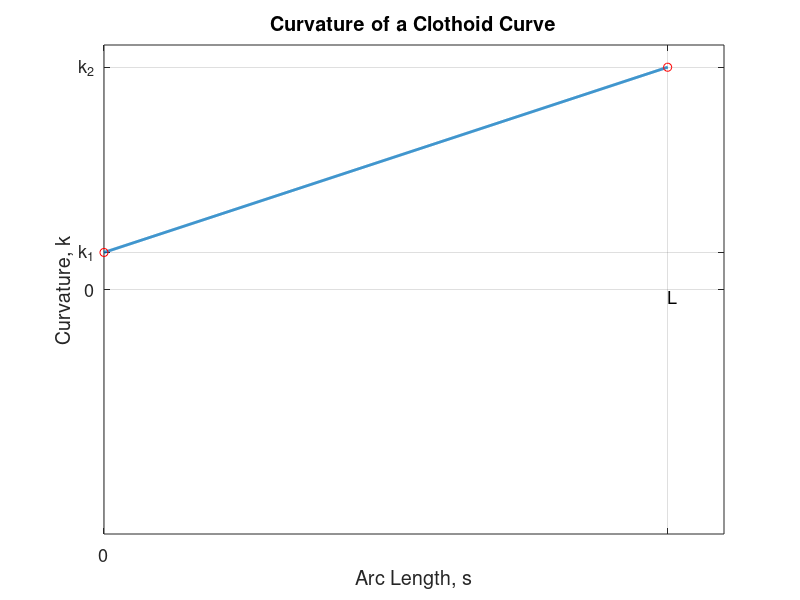

This chart was generated by the following MATLAB code:
% Parameters for the clothoid
a = 0.001;    % This constant determines the rate at which curvature changes
L = 50;     % Total arc length

% Generate arc length values from -L/2 to L/2
s = linspace(0, L, 1000);

k1 = 0.01;
% Calculate the curvature k(s) = a * s
k = k1 + a * s;

% Create the plot
figure;
plot(s, k, 'LineWidth', 2);
grid on;
xlabel('Arc Length, s','FontSize',13);
ylabel('Curvature, k','FontSize',13);
title('Curvature of a Clothoid Curve','FontSize',13);

% Annotating the plot with k1, k2, and L
hold on;

% Points to annotate k_1 and k_2
k1 = k(1);
k2 = k(end);

% Plotting points
plot(0, k1, 'ro'); % Point at start
plot(L, k2, 'ro');  % Point at end

% Text annotations
% text(0, k1, '  k_1', 'VerticalAlignment', 'middle', 'HorizontalAlignment', 'right', 'FontSize', 12);
% text(0, k2, '  k_2', 'VerticalAlignment', 'middle', 'HorizontalAlignment', 'right', 'FontSize', 12);
text(L, 0, '  L', 'VerticalAlignment', 'top', 'HorizontalAlignment', 'center', 'FontSize', 13);

% Adjusting plot limits if necessary
ylim([-1.1*max(k), 1.1*max(k)]);
xlim([0 L*1.1])
% Remove all ticks and labels
set(gca, 'XTick', [0 L], 'YTick', [0 k1 k2]);
yticklabels({'0','k_1','k_2'})
xticklabels({'0',''})
set(gca, 'FontSize', 13);
hold off;   
